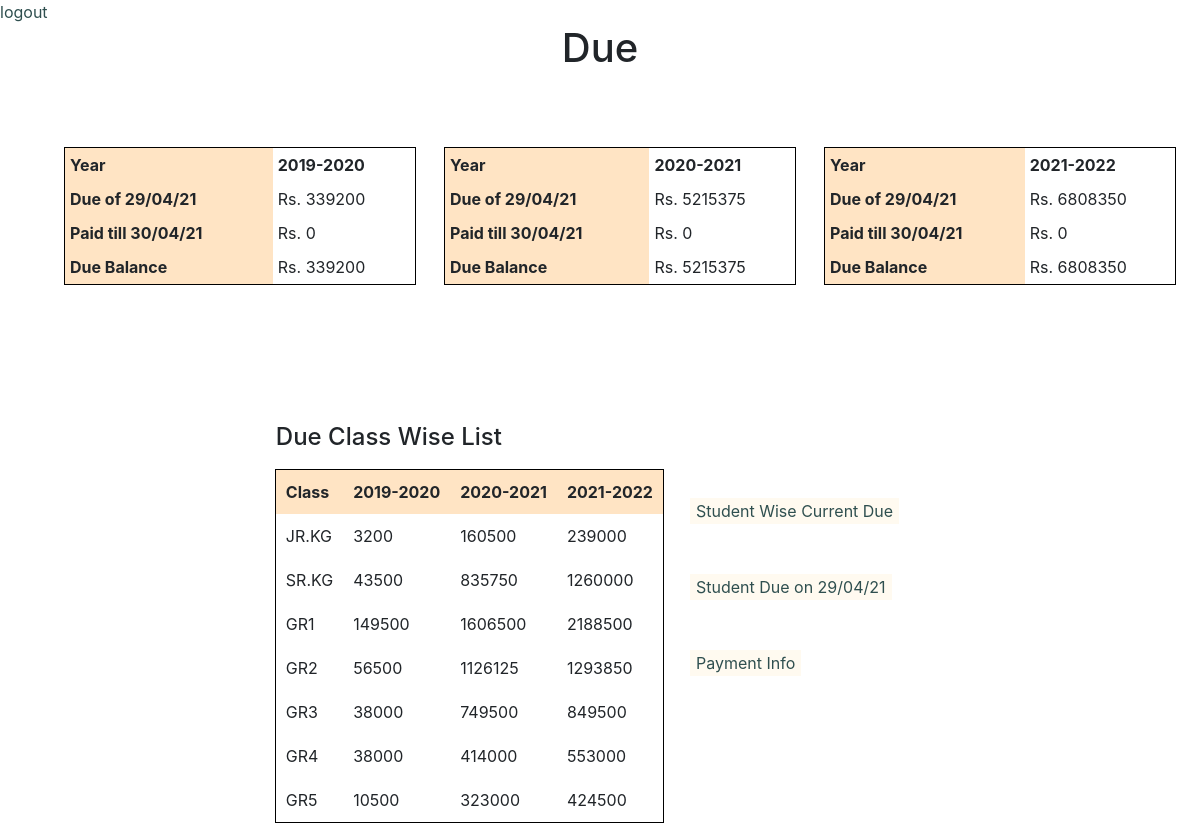
/home/, run on the app's committed database.
### core/models.py (models this page shows, shortened)
class BaseModel(models.Model):
    status = models.BooleanField(default=True)
    delete = models.BooleanField(default=False)
    created = models.DateTimeField(auto_now_add=True)
    updated = models.DateTimeField(auto_now=True)
    class Meta:
        abstract = True

class Year(BaseModel):
    year = models.CharField(max_length=100)
    code = models.CharField(max_length=100)

class Class(BaseModel):
    name = models.CharField(max_length=100)
    code = models.CharField(max_length=100)

### core/views.py (the view)
# urls.py: path('home/', views.DueHomeView.as_view()),
class DueHomeView(APIView):
    def get(self, request):
        data = []
        year = Year.objects.filter(status=True, delete=False)
        for yr in year:
            lis = []
            lis.append(yr.year)
            due = DueAmount.objects.filter(year__year=yr.year, status=True, delete=False)
            due_amount = due.aggregate(total_year_due=Coalesce(Sum('amount'), 0))
            today = date.today()
            if YearPaidAmount.objects.filter(date__date=today, year__year=yr.year, status=True, delete=False):
                paid_amount = YearPaidAmount.objects.filter(date__date=today, year__year=yr.year, status=True, delete=False)
                paid_total_amount = paid_amount.aggregate(paid_year_due=Coalesce(Sum('amount'), 0))
                lis.append(paid_total_amount['paid_year_due'])
                lis.append(due_amount['total_year_due'])
                lis.append(due_amount['total_year_due'] + paid_total_amount['paid_year_due'])
            else:
                lis.append(0)
                lis.append(due_amount['total_year_due'])
                lis.append(due_amount['total_year_due'] + 0)
            data.append(lis)
        yesterday = today - timedelta(days=1)
        due_data = []
        standard = Class.objects.filter(status=True, delete=False)
        year = Year.objects.filter(status=True, delete=False)
        for std in standard:
            due_lis = []
            due_lis.append(std.name)
            for yr in year:
                due = DueAmount.objects.filter(standard__name=std.name, year__year=yr.year, status=True, delete=False)
                due_amount = due.aggregate(total_class_due=Coalesce(Sum('amount'), 0))
                due_lis.append(due_amount['total_class_due'])
            due_data.append(due_lis)
        return render(request, 'home.html', {'data': data, 'yesterday_date':yesterday.strftime("%d/%m/%y"), 'current_date':today.strftime("%d/%m/%y"), 'due_data' : due_data})

### core/templates/home.html (shortened to what this page needs)
<!DOCTYPE html>
<html lang="en">
<head>
    <link rel="stylesheet" href="https://cdn.jsdelivr.net/npm/bootstrap@4.6.0/dist/css/bootstrap.min.css">
</head>
<body>
<a href="/">logout</a>
<br>
<center>
<div class="container">
<h1>Due</h1><br><br>
<div class="row">
{% for values in data %}
        <div class="col-md-4 col-sm-12">
            <table style="outline: 1px solid black; width: 100%; margin: 20px;">
                <tr>
                    <th class="due_th">Year</th>
                    <td class="due_td" style="font-weight: bold">{{ values.0 }}</td>
                </tr>
                <tr>
                    <th class="due_th">Due of {{ yesterday_date }}</th>
                    <td class="due_td">Rs. {{ values.3 }}</td>
                </tr>
                <tr>
                    <th class="due_th">Paid till {{ current_date }}</th>
                    <td class="due_td">Rs. {{ values.1 }}</td>
                </tr>
                <tr>
                    <th class="due_th">Due Balance</th>
                    <td class="due_td">Rs. {{ values.2 }}</td>
                </tr>
            </table>
        </div><br>
{% endfor %}
</div><br><br>
</div>
<table>
    <tr>
        <td>
            <div style="margin-top: 70px">
                <h4 style="margin-bottom: -150px">Due Class Wise List</h4>
                <table style="outline: 1px solid black">
                    <thead style="background-color: bisque">
                        <th class="class_due_th">Class</th>
                        <th class="class_due_th">2019-2020</th>
                        <th class="class_due_th">2020-2021</th>
                        <th class="class_due_th">2021-2022</th>
                    </thead>
                    <tbody>
                        {% for lis in due_data %}
                        <tr>
                                {% for i in lis %}
                                    <td class="class_due_td">{{ i }}</td>
                                {% endfor %}
                        </tr><br>
                        {% endfor %}
                    </tbody>
                </table>
            </div>
        </td>
    <td>
        <table>
            <tr>
                <td class="student_wise_due_td">
                    <button><a href="/due_student_wise/">Student Wise Current Due</a></button>
                </td>
            </tr>
            <tr>
                <td class="student_wise_due_td">
                    <button><a href="/student_due_on_till_date/">Student Due on {{ yesterday_date }}</a></button>
                </td>
            </tr>
            <tr>
                <td class="student_wise_due_td">
                    <button><a href="/paid_amount_list/">Payment Info</a></button>
                </td>
            </tr>
        </table>
    </td>
    </tr>
</table>
</center>
</body>
</html>

### data on the page
Year: year "2019-2020"
Year: year "2020-2021"
Year: year "2021-2022"
Class: lis "JR.KG"
Class: lis "SR.KG"
Class: lis "GR1"
Class: lis "GR2"
Class: lis "GR3"
Class: lis "GR4"
Class: lis "GR5"

### other printed values
{{ values.3 }} "339200" "5215375" "6808350"
{{ values.1 }} "0" "0" "0"
{{ values.2 }} "339200" "5215375" "6808350"
{{ i }} "3200" "160500" "239000" "43500" "835750" "1260000" "149500" "1606500" "2188500" "56500" "1126125" "1293850" "38000" "749500" "849500" "38000" "414000" "553000" "10500" "323000" "424500"
